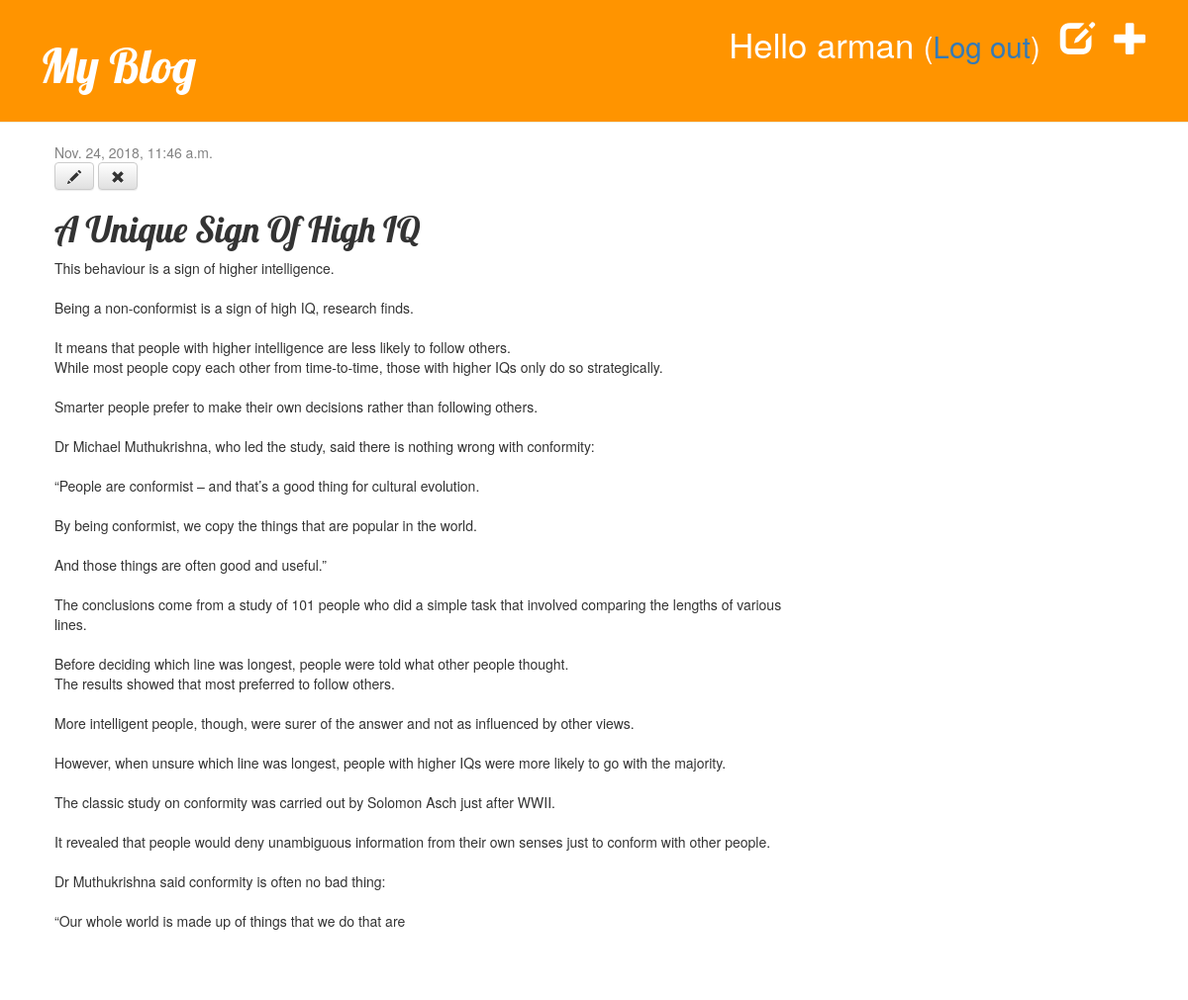
Page /post/7/ (signed in) on the committed database.
### blog/models.py (models this page shows, shortened)
class Post(models.Model):
    author = models.ForeignKey('auth.User', on_delete=models.CASCADE)
    title = models.CharField(max_length=200)
    text = models.TextField()
    created_date = models.DateTimeField(
            default=timezone.now)
    published_date = models.DateTimeField(
            blank=True, null=True)

### blog/views.py (the view)
# urls.py: path('post/<int:pk>/', views.post_detail, name='post_detail'),
def post_detail(request, pk):
    Post.objects.get(pk=pk)
    post = get_object_or_404(Post, pk=pk)
    return render(request, 'blog/post_detail.html', {'post': post})

### blog/templates/blog/post_detail.html
{% extends 'blog/base.html' %}
{% block content %}
    <div class="post">
        {% if post.published_date %}
            <div class="date">
                {{ post.published_date }}
            </div>
        {% else %}
            <a class="btn btn-default" href="{% url 'post_publish' pk=post.pk %}">Publish</a>
        {% endif %}
        {% if user.is_authenticated %}
             <a class="btn btn-default" href="{% url 'post_edit' pk=post.pk %}"><span class="glyphicon glyphicon-pencil"></span></a>
             <a class="btn btn-default" href="{% url 'post_remove' pk=post.pk %}"><span class="glyphicon glyphicon-remove"></span></a>
        {% endif %}
        <h1>{{ post.title }}</h1>
        <p>{{ post.text|linebreaksbr }}</p>
    </div>
{% endblock %}

### blog/templates/blog/base.html (shortened to what this page needs)
{% load static %}
<html>
    <head>
        <link rel="stylesheet" href="//maxcdn.bootstrapcdn.com/bootstrap/3.2.0/css/bootstrap.min.css">
        <link rel="stylesheet" href="//maxcdn.bootstrapcdn.com/bootstrap/3.2.0/css/bootstrap-theme.min.css">
        <link rel="stylesheet" href="{% static 'css/blog.css' %}">
    </head>
    <body>
        <div class="page-header">
          {% if user.is_authenticated %}
            <a href="{% url 'post_new' %}" class="top-menu"><span class="glyphicon glyphicon-plus"></span></a>
            <a href="{% url 'post_draft_list' %}" class="top-menu"><span class="glyphicon glyphicon-edit"></span></a>
            <p class="top-menu">Hello {{ user.username }} <small>(<a href="{% url 'logout' %}">Log out</a>)</small></p>
          {% else %}
            <a href="{% url 'login' %}" class="top-menu"><span class="glyphicon glyphicon-lock"></span></a>
          {% endif %}
            <h1><a href="/">My Blog</a></h1>
        </div>
        <div class="content container">
            <div class="row">
                <div class="col-md-8">
                    {% block content %}
                    {% endblock %}
                </div>
            </div>
        </div>
    </body>
</html>

### blog/static/css/blog.css (style rules this page uses)
.page-header { background-color: #ff9400; margin-top: 0; padding: 20px 20px 20px 40px; }
.page-header h1, .page-header h1 a, .page-header h1 a:visited, .page-header h1 a:active { color: #ffffff; font-size: 36pt; text-decoration: none; }
.content { margin-left: 40px; }
h1, h2, h3, h4 { font-family: 'Lobster', cursive; }
.date { color: #828282; }
.top-menu, .top-menu:hover, .top-menu:visited { color: #ffffff; float: right; font-size: 26pt; margin-right: 20px; }
.post { margin-bottom: 70px; }

### rows in the picture
Post: published_date "Nov. 24, 2018, 11:46 a.m.", title "A Unique Sign Of High IQ", text "This behaviour is a sign of higher intelligence. Being a non-conformist is a sign of high IQ, research finds. It means that people with higher intelligence are less likely to follow others. While most people copy each other from time-to-time, those with higher IQs only do so strategically. Smarter people prefer to make their own decisions rather than following others. Dr Michael Muthukrishna, who led the study, said there is nothing wrong with conformity: “People are conformist – and that’s a good thing for cultural evolution. By being conformist, we copy the things that are popular in the world. And those things are often good and useful.” The conclusions come from a study of 101 people…"

### other values in the picture
{{ user.username }} "arman"
